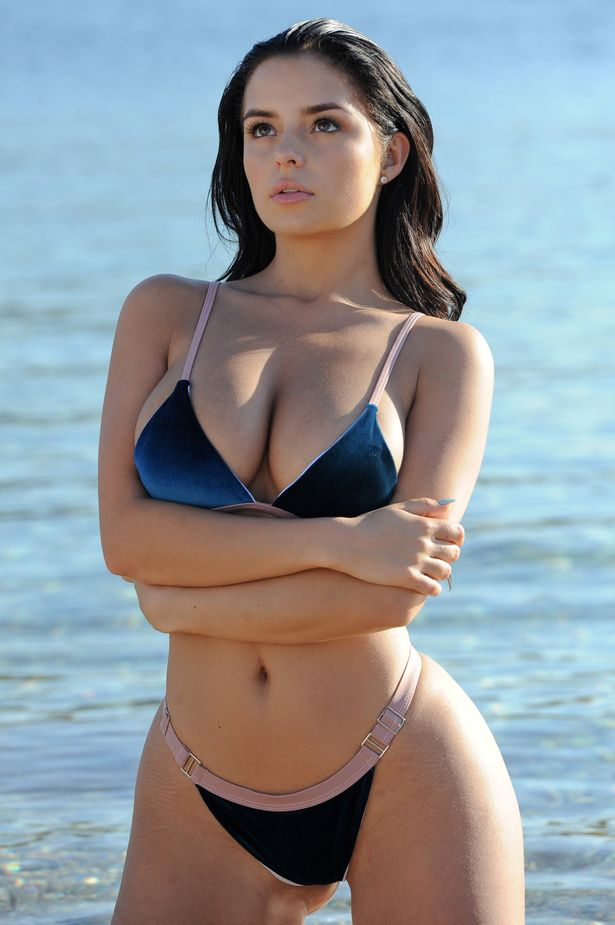
#> input picture Computer Vision with Python 3/7Introduction to Computer Vision using OpenCV/images/image.jpg, 615 x 925 px
$ python i16template_matching.py
#> lines starting #> are read from the running program, lines starting #| are printed output that depends on the picture; after the words box and inside, x2 and y2 are one past the last pixel; in counts of white or black regions, pixels touching at a corner belong together
import cv2

img = cv2.imread('images/image.jpg')
#> img is the input picture: shape (925, 615, 3); mean B, G, R 156.1, 151.1, 144.3
gray = cv2.cvtColor(img, cv2.COLOR_BGR2GRAY)
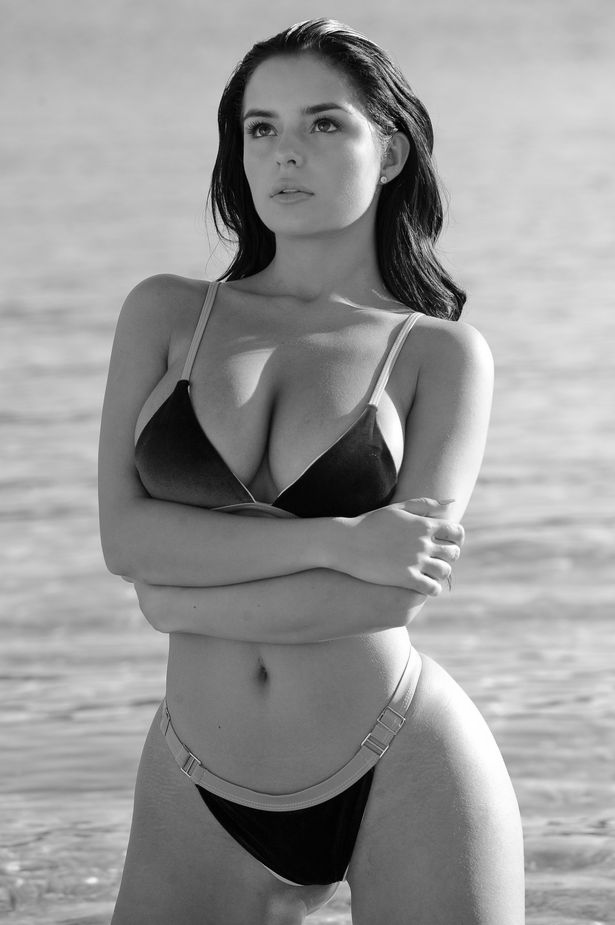
#> gray: shape (925, 615); min 0, max 255, mean 149.6

img_temp = cv2.imread("images/template.jpg")
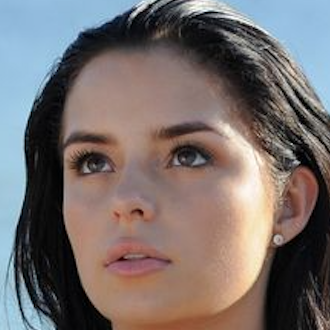
#> input picture Computer Vision with Python 3/7Introduction to Computer Vision using OpenCV/images/template.jpg, 330 x 330 px
#> img_temp is the input picture: shape (330, 330, 3); mean B, G, R 108.3, 110, 119.1
gray_temp = cv2.cvtColor(img_temp, cv2.COLOR_BGR2GRAY)
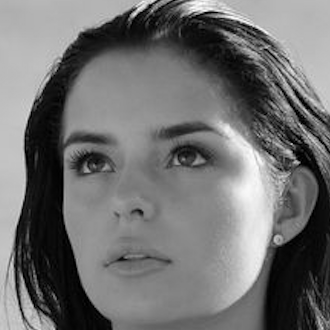
#> gray_temp: shape (330, 330); min 0, max 255, mean 112.5

w, h = gray_temp.shape[::-1]
#> w = 330; h = 330

output = cv2.matchTemplate(gray,gray_temp,cv2.TM_CCOEFF_NORMED)
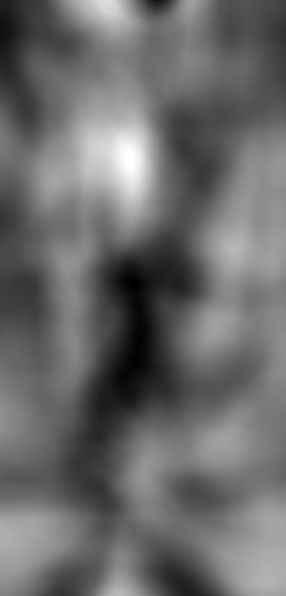
#> output: shape (596, 286) float32; min -0.167, max 0.246, mean 0.00682; drawn with min black and max white
min_val, max_val, min_loc, max_loc = cv2.minMaxLoc(output)
#> min_val = -0.167; max_val = 0.246; min_loc = (133, 284); max_loc = (130, 157)

top = max_loc
#> top = (130, 157)
bottom = (top[0] + w, top[1] + h)
#> bottom = (460, 487)

cv2.rectangle(img,top, bottom, 255, 2)
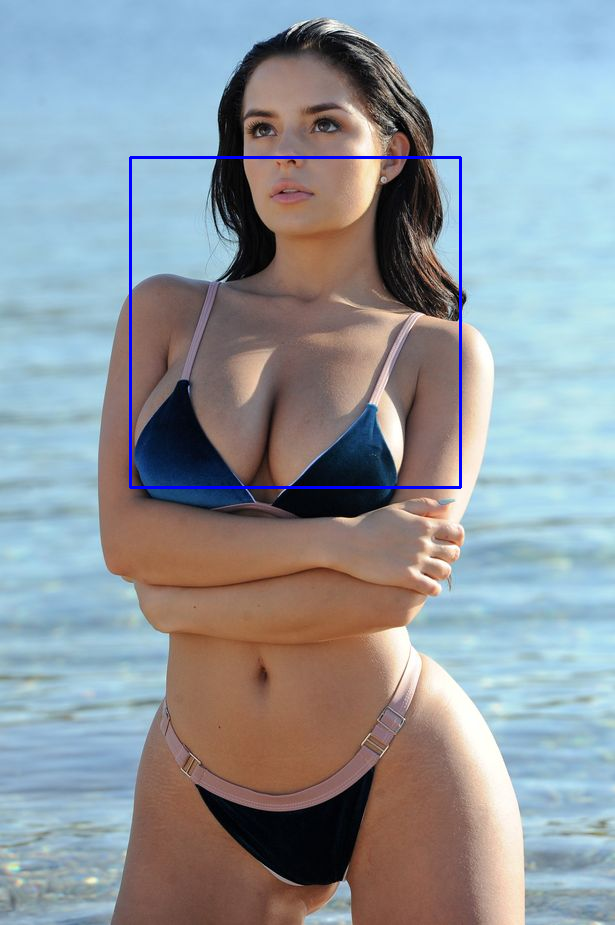
#> img: shape (925, 615, 3); 0.7% of pixels changed, all inside (x1, y1, x2, y2) = (129, 156, 462, 489)

cv2.imshow("image",img)
# cv2.imwrite("img.jpg",img)
cv2.waitKey(0)
cv2.destroyAllWindows()
